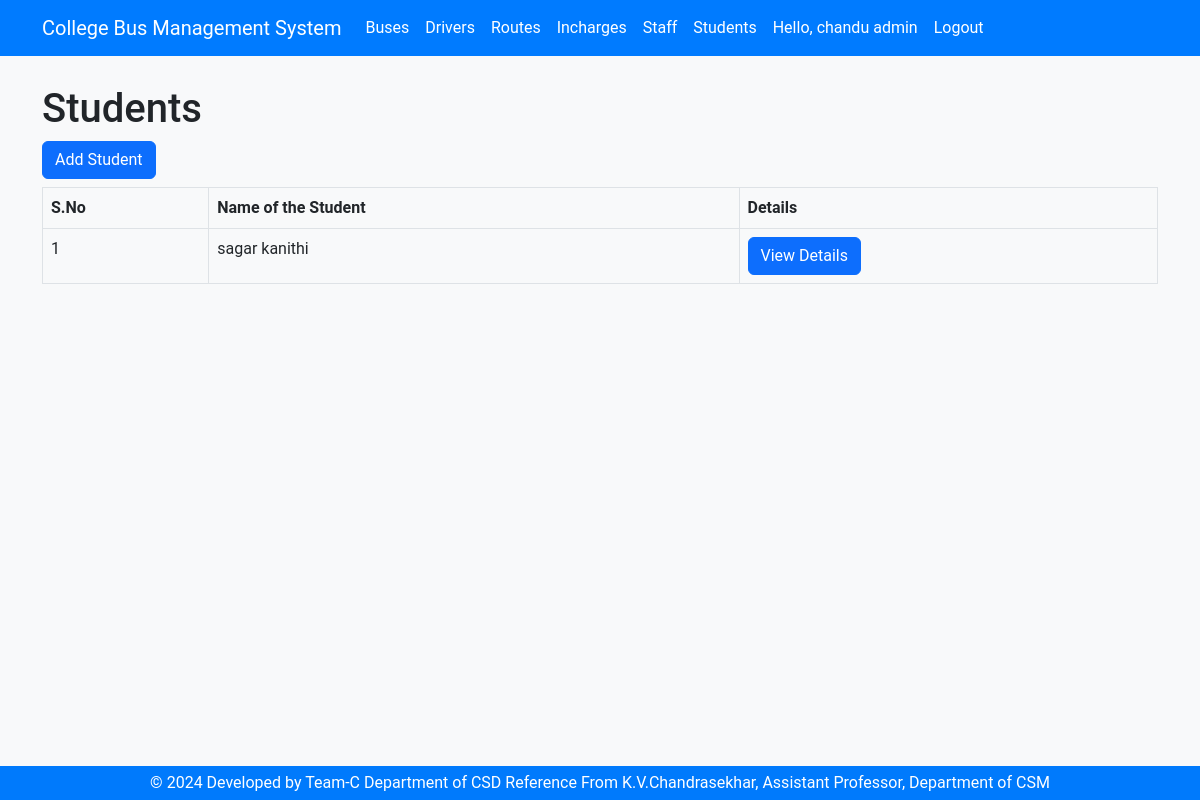
The app's page /students/ (signed in) with its own data.
### accounts/models.py (models this page shows, shortened)
class Profile(models.Model):
    USER_TYPES = (
        ('student', 'Student'),
        ('incharge', 'Incharge'),
        ('driver', 'Driver'),
        ('admin', 'Admin'),
    )
    user = models.OneToOneField(User, on_delete=models.CASCADE)
    user_type = models.CharField(max_length=10, choices=USER_TYPES)

### students/models.py (models this page shows, shortened)
class Student(models.Model):
    first_name = models.CharField(max_length=100)
    last_name = models.CharField(max_length=100)
    email = models.EmailField(unique=True)
    phone_number = models.CharField(max_length=15)
    student_id = models.CharField(max_length=10, unique=True)
    course = models.CharField(max_length=100)

### students/views.py (the view)
# urls.py: path('', views.student_list, name='student_list'),
def student_list(request):
    students = Student.objects.all()
    return render(request, 'students/student_list.html', {'students': students})

### accounts/context_processors.py (called while the page is built)
def user_type(request):
    if request.user.is_authenticated:
        try:
            profile = Profile.objects.get(user=request.user)
            return {'user_type': profile.user_type}
        except Profile.DoesNotExist:
            return {'user_type': None}
    return {'user_type': None}

### templates/students/student_list.html (shortened to what this page needs)
{% load static %}
<!DOCTYPE html>
<html lang="en">
  <head>
    <link href="{% static 'css/bootstrap.min.css' %}" rel="stylesheet" />
    <link href="{% static 'css/styles.css' %}" rel="stylesheet" />
  </head>
  <body>
    {% include 'header.html' %}
    <div class="container">
      <div class="row">
        <div class="col-md-12">
          {% block content %}
            <h1>Students</h1>
            <a href="{% url 'student_create' %}" class="btn btn-primary mb-2">Add Student</a>
            <table class="table table-bordered">
              <thead>
                <tr>
                  <th>S.No</th>
                  <th>Name of the Student</th>
                  <th>Details</th>
                </tr>
              </thead>
              <tbody>
                {% for student in students %}
                  <tr>
                    <td>{{ forloop.counter }}</td>
                    <td>{{ student.first_name }} {{ student.last_name }}</td>
                    <td>
                      <a class="btn btn-primary" href="{% url 'student_detail' student.pk %}">View Details</a>
                    </td>
                  </tr>
                {% endfor %}
              </tbody>
            </table>
          {% endblock %}
        </div>
      </div>
    </div>
    {% include 'footer.html' %}
  </body>
</html>

### templates/header.html (shortened to what this page needs)
<header>
  <div class="header">
    <nav class="navbar navbar-expand-lg fixed-top myNav">
      <div class="container">
        {% if user.is_authenticated %}
          {% if user_type == 'admin' %}
            <a class="navbar-brand ms-auto" href="/accounts/admin/">College Bus Management System</a>
          {% elif user_type == 'driver' %}
            <a class="navbar-brand ms-auto" href="/accounts/driver/">College Bus Management System</a>
          {% elif user_type == 'incharge' %}
            <a class="navbar-brand ms-auto" href="/accounts/incharge/">College Bus Management System</a>
          {% elif user_type == 'student' %}
            <a class="navbar-brand ms-auto" href="/accounts/student/">College Bus Management System</a>
          {% endif %}
        {% else %}
          <a class="navbar-brand ms-auto" href="/accounts/login/">College Bus Management System</a>
        {% endif %}
        <div class="collapse navbar-collapse" id="navbarNav">
          <ul class="navbar-nav">
            <li class="nav-item">
              <a class="nav-link" href="/buses/">Buses</a>
            </li>
            <li class="nav-item">
              <a class="nav-link" href="/drivers/">Drivers</a>
            </li>
            <li class="nav-item">
              <a class="nav-link" href="/routes/">Routes</a>
            </li>
            <li class="nav-item">
              <a class="nav-link" href="/incharges/">Incharges</a>
            </li>
            <li class="nav-item">
              <a class="nav-link" href="/staff/">Staff</a>
            </li>
            <li class="nav-item">
              <a class="nav-link" href="/students/">Students</a>
            </li>
            {% if user.is_authenticated %}
              <li class="nav-item">
                <a class="nav-link" href="#">Hello, {{ user.username }} {{ user_type }}</a>
              </li>
              <li class="nav-item">
                <a class="nav-link" href="/accounts/logout">Logout</a>
              </li>
            {% endif %}
          </ul>
        </div>
      </div>
    </nav>
  </div>
</header>

### static/css/styles.css (style rules this page uses)
body { background-color: #f8f9fa; font-family: 'Roboto', sans-serif; padding-top: 70px; }
.myNav { background-color: #007bff; }
.myNav a { color: #fff; }
.header { display: block; margin-bottom: 15px; }

### records on screen
Profile: user_type "admin"
Student: first_name "sagar", last_name "kanithi"

### other values on screen
{{ user.username }} "chandu"
